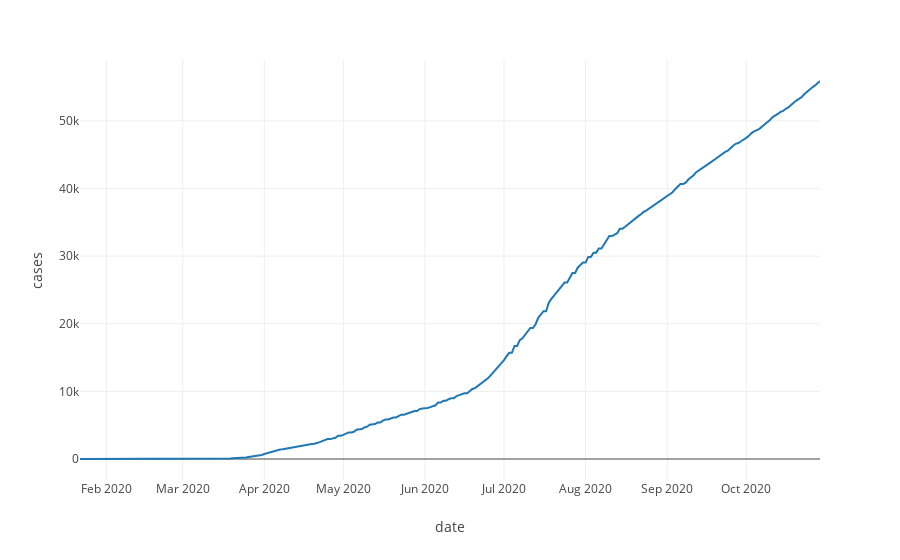

The cell this chart's notebook holds for it:
### Code cell
ilinechart(data, "date", "cases")

### Figure 1 — Plotly figure (JSON) as saved in the notebook; plotly's stock layout.template omitted (floating-point values rounded to 4 significant figures; data arrays with more than 128 entries replaced by an {"elided": "..."} marker saying what was removed)
{"data": [{"hovertemplate": "date=%{x}<br>cases=%{y}<extra></extra>", "legendgroup": "", "line": {"color": "#1F77B4", "dash": "solid"}, "mode": "lines", "name": "", "orientation": "v", "showlegend": false, "type": "scatter", "x": {"elided": "282 str values"}, "xaxis": "x", "y": {"elided": "282 int values"}, "yaxis": "y"}], "layout": {"legend": {"tracegroupgap": 0}, "margin": {"t": 60}, "xaxis": {"anchor": "y", "domain": [0, 1], "title": {"text": "date"}}, "yaxis": {"anchor": "x", "domain": [0, 1], "title": {"text": "cases"}}}}
